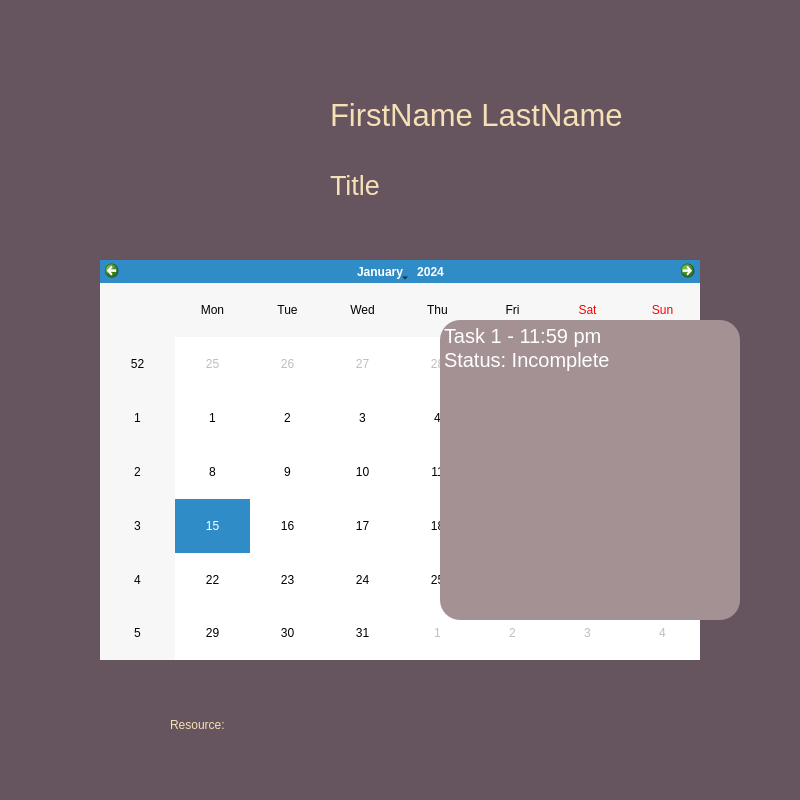
<?xml version="1.0" encoding="UTF-8"?>
<ui version="4.0">
 <class>MainWindow</class>
 <widget class="QMainWindow" name="MainWindow">
  <property name="geometry">
   <rect>
    <x>0</x>
    <y>0</y>
    <width>800</width>
    <height>800</height>
   </rect>
  </property>
  <property name="windowTitle">
   <string>MainWindow</string>
  </property>
  <widget class="QWidget" name="centralwidget">
   <widget class="QWidget" name="Background" native="true">
    <property name="geometry">
     <rect>
      <x>0</x>
      <y>0</y>
      <width>800</width>
      <height>800</height>
     </rect>
    </property>
    <property name="styleSheet">
     <string notr="true">QWidget #Background{
background-color:rgb(102, 84, 94)}
</string>
    </property>
    <widget class="QLabel" name="name">
     <property name="geometry">
      <rect>
       <x>330</x>
       <y>80</y>
       <width>330</width>
       <height>70</height>
      </rect>
     </property>
     <property name="font">
      <font>
       <family>MS Shell Dlg 2</family>
       <pointsize>23</pointsize>
       <weight>9</weight>
       <italic>false</italic>
       <bold>false</bold>
      </font>
     </property>
     <property name="styleSheet">
      <string notr="true">font: 75 23pt &quot;MS Shell Dlg 2&quot;; 
color: rgb(246, 224, 181);
text-align: right;</string>
     </property>
     <property name="text">
      <string>FirstName LastName</string>
     </property>
     <property name="alignment">
      <set>Qt::AlignLeading|Qt::AlignLeft|Qt::AlignVCenter</set>
     </property>
    </widget>
    <widget class="QPushButton" name="logout_button">
     <property name="geometry">
      <rect>
       <x>720</x>
       <y>720</y>
       <width>50</width>
       <height>50</height>
      </rect>
     </property>
     <property name="autoFillBackground">
      <bool>false</bool>
     </property>
     <property name="styleSheet">
      <string notr="true">background-color:rgb(102, 84, 94);
border-radius: 20px;
</string>
     </property>
     <property name="text">
      <string/>
     </property>
     <property name="icon">
      <iconset>
       <normaloff>../Resource/logout.png</normaloff>../Resource/logout.png</iconset>
     </property>
     <property name="iconSize">
      <size>
       <width>50</width>
       <height>50</height>
      </size>
     </property>
     <property name="default">
      <bool>false</bool>
     </property>
    </widget>
    <widget class="QLabel" name="title">
     <property name="geometry">
      <rect>
       <x>330</x>
       <y>160</y>
       <width>250</width>
       <height>50</height>
      </rect>
     </property>
     <property name="font">
      <font>
       <family>MS Shell Dlg 2</family>
       <pointsize>20</pointsize>
       <weight>9</weight>
       <italic>false</italic>
       <bold>false</bold>
      </font>
     </property>
     <property name="styleSheet">
      <string notr="true">font: 75 20pt &quot;MS Shell Dlg 2&quot;; 
color: rgb(246, 224, 181);
text-align: right;</string>
     </property>
     <property name="text">
      <string>Title</string>
     </property>
     <property name="alignment">
      <set>Qt::AlignLeading|Qt::AlignLeft|Qt::AlignVCenter</set>
     </property>
    </widget>
    <widget class="QCalendarWidget" name="calendar">
     <property name="geometry">
      <rect>
       <x>100</x>
       <y>260</y>
       <width>600</width>
       <height>400</height>
      </rect>
     </property>
    </widget>
    <widget class="QPushButton" name="avatar">
     <property name="geometry">
      <rect>
       <x>100</x>
       <y>60</y>
       <width>160</width>
       <height>160</height>
      </rect>
     </property>
     <property name="cursor">
      <cursorShape>ArrowCursor</cursorShape>
     </property>
     <property name="autoFillBackground">
      <bool>false</bool>
     </property>
     <property name="styleSheet">
      <string notr="true">background-color:rgb(102, 84, 94);
border-radius: 20px;
</string>
     </property>
     <property name="text">
      <string/>
     </property>
     <property name="icon">
      <iconset>
       <normaloff>E:/Tam/Programming/software/Message_Platform/client/desktop/GUI/Resource/default_avatar.png</normaloff>E:/Tam/Programming/software/Message_Platform/client/desktop/GUI/Resource/default_avatar.png</iconset>
     </property>
     <property name="iconSize">
      <size>
       <width>160</width>
       <height>160</height>
      </size>
     </property>
     <property name="default">
      <bool>false</bool>
     </property>
    </widget>
    <widget class="QLabel" name="resource">
     <property name="geometry">
      <rect>
       <x>170</x>
       <y>700</y>
       <width>130</width>
       <height>50</height>
      </rect>
     </property>
     <property name="styleSheet">
      <string notr="true">font: 75 20pt &quot;MS Shell Dlg 2&quot;; 
color: rgb(246, 224, 181);
text-align: right;</string>
     </property>
     <property name="text">
      <string>Resource:</string>
     </property>
     <property name="alignment">
      <set>Qt::AlignLeading|Qt::AlignLeft|Qt::AlignVCenter</set>
     </property>
    </widget>
    <widget class="QPushButton" name="trello">
     <property name="geometry">
      <rect>
       <x>320</x>
       <y>700</y>
       <width>50</width>
       <height>50</height>
      </rect>
     </property>
     <property name="cursor">
      <cursorShape>ArrowCursor</cursorShape>
     </property>
     <property name="autoFillBackground">
      <bool>false</bool>
     </property>
     <property name="styleSheet">
      <string notr="true">background-color:rgb(102, 84, 94);
border-radius: 20px;
</string>
     </property>
     <property name="text">
      <string/>
     </property>
     <property name="icon">
      <iconset>
       <normaloff>../Resource/trello_logo.png</normaloff>../Resource/trello_logo.png</iconset>
     </property>
     <property name="iconSize">
      <size>
       <width>50</width>
       <height>50</height>
      </size>
     </property>
     <property name="default">
      <bool>false</bool>
     </property>
    </widget>
    <widget class="QPushButton" name="drive">
     <property name="geometry">
      <rect>
       <x>420</x>
       <y>700</y>
       <width>50</width>
       <height>50</height>
      </rect>
     </property>
     <property name="cursor">
      <cursorShape>ArrowCursor</cursorShape>
     </property>
     <property name="autoFillBackground">
      <bool>false</bool>
     </property>
     <property name="styleSheet">
      <string notr="true">background-color:rgb(102, 84, 94);
border-radius: 30px;
</string>
     </property>
     <property name="text">
      <string/>
     </property>
     <property name="icon">
      <iconset>
       <normaloff>../Resource/drive_logo.png</normaloff>../Resource/drive_logo.png</iconset>
     </property>
     <property name="iconSize">
      <size>
       <width>50</width>
       <height>50</height>
      </size>
     </property>
     <property name="default">
      <bool>false</bool>
     </property>
    </widget>
    <widget class="QPushButton" name="facebook">
     <property name="geometry">
      <rect>
       <x>520</x>
       <y>700</y>
       <width>50</width>
       <height>50</height>
      </rect>
     </property>
     <property name="cursor">
      <cursorShape>ArrowCursor</cursorShape>
     </property>
     <property name="autoFillBackground">
      <bool>false</bool>
     </property>
     <property name="styleSheet">
      <string notr="true">background-color:rgb(102, 84, 94);
border-radius: 30px;
</string>
     </property>
     <property name="text">
      <string/>
     </property>
     <property name="icon">
      <iconset>
       <normaloff>../Resource/facebook_logo.png</normaloff>../Resource/facebook_logo.png</iconset>
     </property>
     <property name="iconSize">
      <size>
       <width>50</width>
       <height>50</height>
      </size>
     </property>
     <property name="default">
      <bool>false</bool>
     </property>
    </widget>
    <widget class="QTextBrowser" name="task_browser">
     <property name="geometry">
      <rect>
       <x>440</x>
       <y>320</y>
       <width>300</width>
       <height>300</height>
      </rect>
     </property>
     <property name="styleSheet">
      <string notr="true">border-radius: 20px;
background-color: rgb(163, 145, 147);
font-size: 20px;
color: white;</string>
     </property>
     <property name="html">
      <string>&lt;!DOCTYPE HTML PUBLIC &quot;-//W3C//DTD HTML 4.0//EN&quot; &quot;http://www.w3.org/TR/REC-html40/strict.dtd&quot;&gt;
&lt;html&gt;&lt;head&gt;&lt;meta name=&quot;qrichtext&quot; content=&quot;1&quot; /&gt;&lt;style type=&quot;text/css&quot;&gt;
p, li { white-space: pre-wrap; }
&lt;/style&gt;&lt;/head&gt;&lt;body style=&quot; font-family:'MS Shell Dlg 2'; font-size:20px; font-weight:400; font-style:normal;&quot;&gt;
&lt;p style=&quot; margin-top:0px; margin-bottom:0px; margin-left:0px; margin-right:0px; -qt-block-indent:0; text-indent:0px;&quot;&gt;&lt;span style=&quot; font-size:20px;&quot;&gt;Task 1 - 11:59 pm&lt;/span&gt;&lt;/p&gt;
&lt;p style=&quot; margin-top:0px; margin-bottom:0px; margin-left:0px; margin-right:0px; -qt-block-indent:0; text-indent:0px;&quot;&gt;&lt;span style=&quot; font-size:20px;&quot;&gt;Status: Incomplete&lt;/span&gt;&lt;/p&gt;&lt;/body&gt;&lt;/html&gt;</string>
     </property>
    </widget>
   </widget>
  </widget>
 </widget>
 <resources>
  <include location="Resource/facebook.qrc"/>
 </resources>
 <connections/>
</ui>
